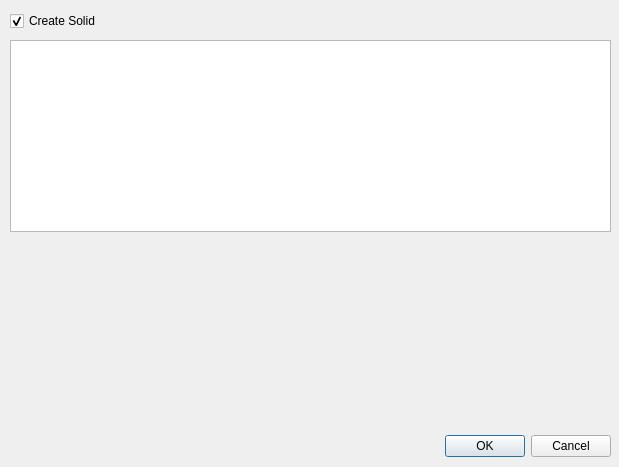
<?xml version="1.0" encoding="UTF-8"?>
<ui version="4.0">
 <class>Dialog</class>
 <widget class="QDialog" name="Dialog">
  <property name="geometry">
   <rect>
    <x>0</x>
    <y>0</y>
    <width>619</width>
    <height>467</height>
   </rect>
  </property>
  <property name="windowTitle">
   <string>Create 90° elbow</string>
  </property>
  <widget class="QDialogButtonBox" name="buttonBox">
   <property name="geometry">
    <rect>
     <x>310</x>
     <y>430</y>
     <width>301</width>
     <height>32</height>
    </rect>
   </property>
   <property name="orientation">
    <enum>Qt::Horizontal</enum>
   </property>
   <property name="standardButtons">
    <set>QDialogButtonBox::Cancel|QDialogButtonBox::Ok</set>
   </property>
  </widget>
  <widget class="QTableView" name="tableViewParts">
   <property name="geometry">
    <rect>
     <x>10</x>
     <y>40</y>
     <width>601</width>
     <height>192</height>
    </rect>
   </property>
   <property name="selectionMode">
    <enum>QAbstractItemView::SingleSelection</enum>
   </property>
   <property name="selectionBehavior">
    <enum>QAbstractItemView::SelectRows</enum>
   </property>
  </widget>
  <widget class="QCheckBox" name="checkBoxCreateSolid">
   <property name="geometry">
    <rect>
     <x>10</x>
     <y>10</y>
     <width>171</width>
     <height>22</height>
    </rect>
   </property>
   <property name="text">
    <string>Create Solid</string>
   </property>
   <property name="checked">
    <bool>true</bool>
   </property>
  </widget>
  <widget class="QLabel" name="label">
   <property name="geometry">
    <rect>
     <x>80</x>
     <y>240</y>
     <width>401</width>
     <height>191</height>
    </rect>
   </property>
   <property name="text">
    <string/>
   </property>
   <property name="pixmap">
    <pixmap>../macros/90-deg-elbow-dimensions.png</pixmap>
   </property>
  </widget>
 </widget>
 <resources/>
 <connections>
  <connection>
   <sender>buttonBox</sender>
   <signal>accepted()</signal>
   <receiver>Dialog</receiver>
   <slot>accept()</slot>
   <hints>
    <hint type="sourcelabel">
     <x>248</x>
     <y>254</y>
    </hint>
    <hint type="destinationlabel">
     <x>157</x>
     <y>274</y>
    </hint>
   </hints>
  </connection>
  <connection>
   <sender>buttonBox</sender>
   <signal>rejected()</signal>
   <receiver>Dialog</receiver>
   <slot>reject()</slot>
   <hints>
    <hint type="sourcelabel">
     <x>316</x>
     <y>260</y>
    </hint>
    <hint type="destinationlabel">
     <x>286</x>
     <y>274</y>
    </hint>
   </hints>
  </connection>
 </connections>
</ui>
